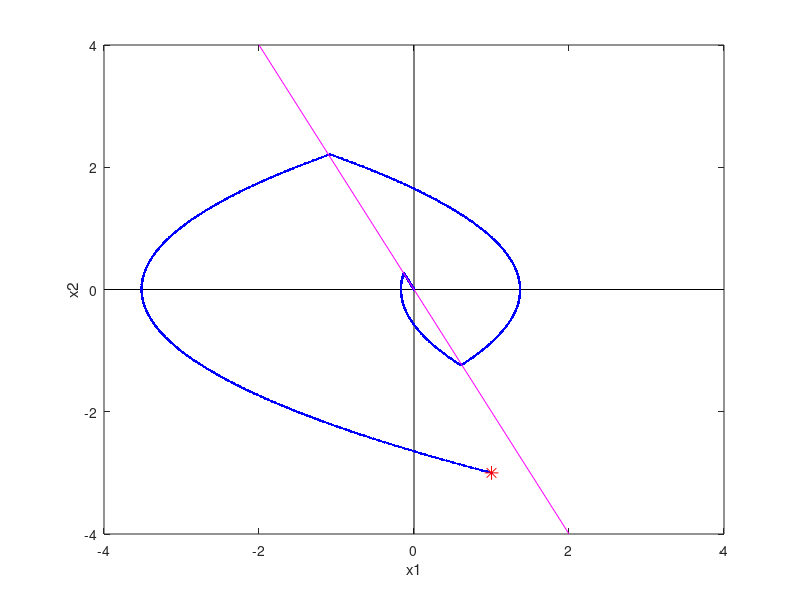

Write the MATLAB code that produced this figure.
% 例程 6.11  卫星姿态控制的预测性切换策略
%  卫星姿态控制仿真
%  预测性切换策略
%  初始点
x10 = 1;
x20 = -3;
figure(1)
%  绘制坐标轴
plot([-4, 4], [0, 0], 'k');
hold on;
plot([0, 0], [-4, 4], 'k');
dt = 0.01;
U = 1;
KPR = 2;
aux = 0;
t = 0;
x1 = x10;
x2 = x20;
%  欧拉积分法求解
while (t < 15)
    plot(x1, x2, 'b.');
    aux = x2 + (KPR*x1);
    if (aux > 0)
        p = -U;
    else
        p = U;
    end
    dx1 = x2*dt;
    dx2 = p*dt;
    x1 = x1 + dx1;
    x2 = x2 + dx2;
    t = t + dt;  %  时间增量
end
%  绘制切换线
plot([-2, 2], [2*KPR, -2*KPR], 'm');
%  绘制初始点
plot(x10, x20, 'r*', 'MarkerSize', 10);
axis([-4, 4, -4, 4]);
xlabel('x1');  ylabel('x2');
